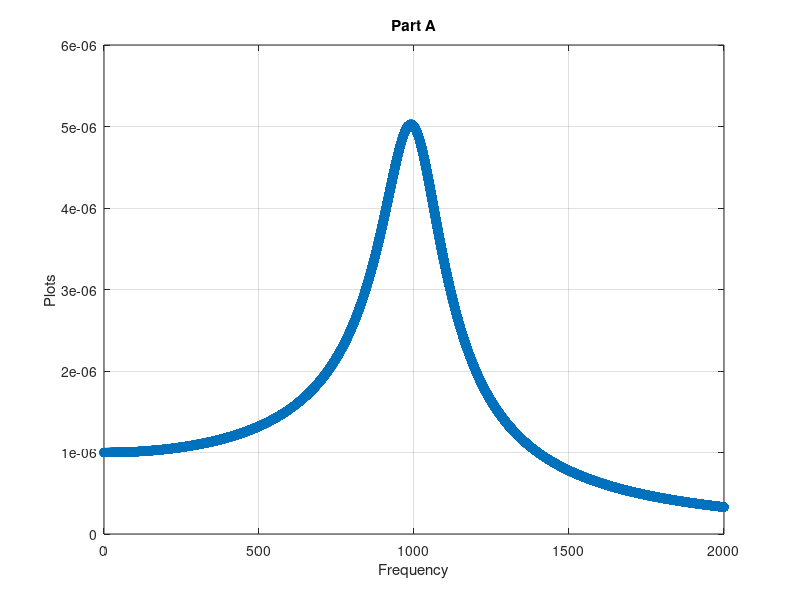
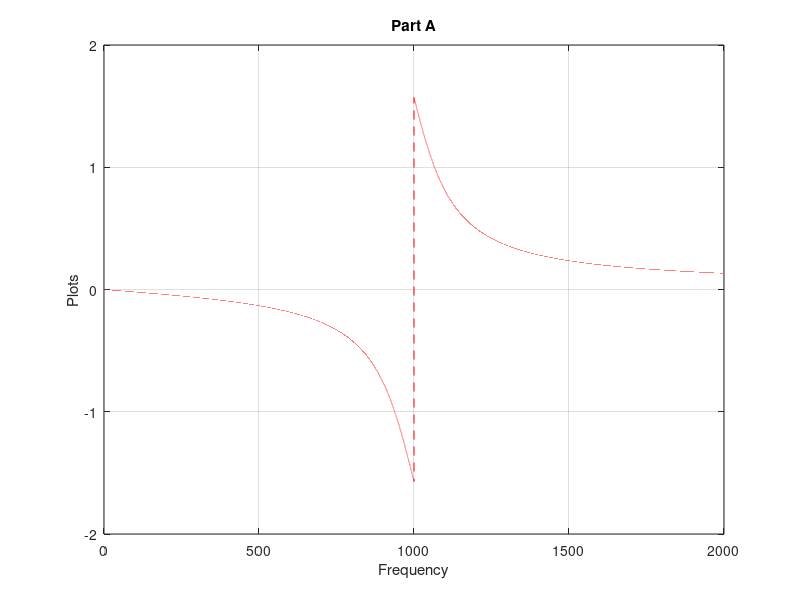
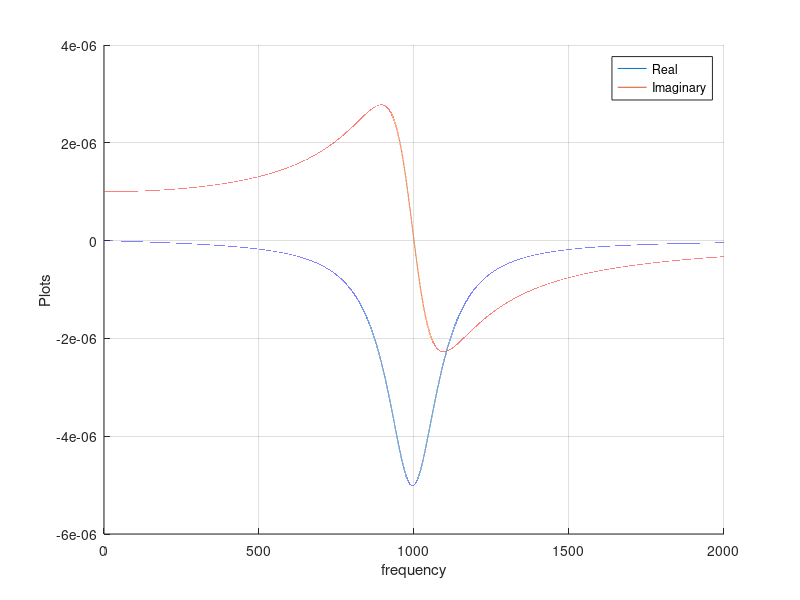
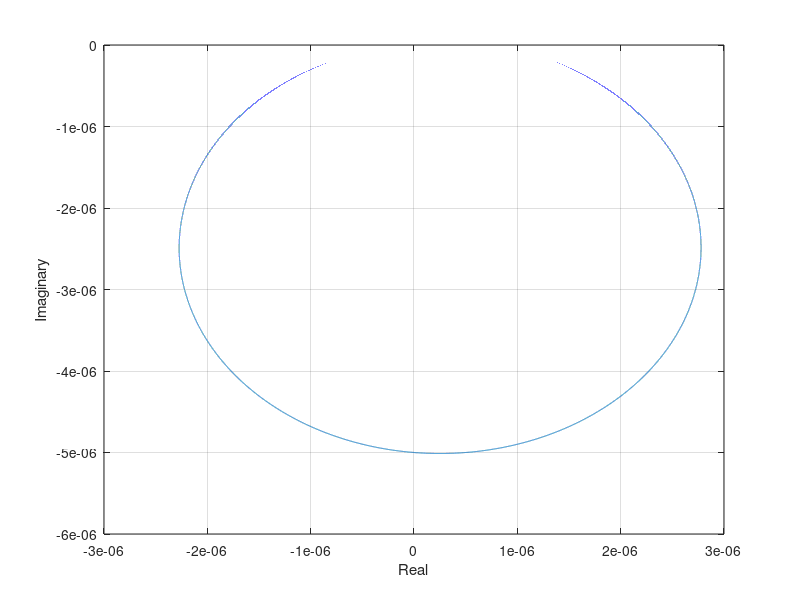

The MATLAB script that drew these images, in order:
mass = 1;
K = 1*10^6;
C = 200;

wn = sqrt(K/mass); 
zeta = C / (2*mass*wn);
frequency = 0:0.01:2000;
fr = frequency/wn;
magnitude = (1/K)*sqrt(1./( (1-fr.^2).^2 + (2*zeta*fr).^2 ));
phase = atan( (-2*zeta*fr)./(1-fr.^2) );

figure; 
grid on;
plot(frequency, magnitude, 'o-- '); 
grid on;
xlabel('Frequency'); ylabel('Plots'); 
title('Part A');

figure;
plot(frequency, phase, 'r--'); 
grid on;
xlabel('Frequency'); 
ylabel('Plots'); 
title('Part A');
%%
r = fr;
a = (1-r.^2);
b = ((1-r.^2).^2 + (2*zeta*r).^2);
Re = (1/K)*a./b;
Im = (1/K)*(-2*zeta*r)./b;
figure; hold on;
plot(frequency, Im);
plot(frequency, Re);
xlabel('frequency'); ylabel('Plots'); grid on;
legend('Real', 'Imaginary'); hold off;

%%
figure;
plot(Re, Im); hold on; grid on; xlabel('Real'); ylabel('Imaginary');hold off;